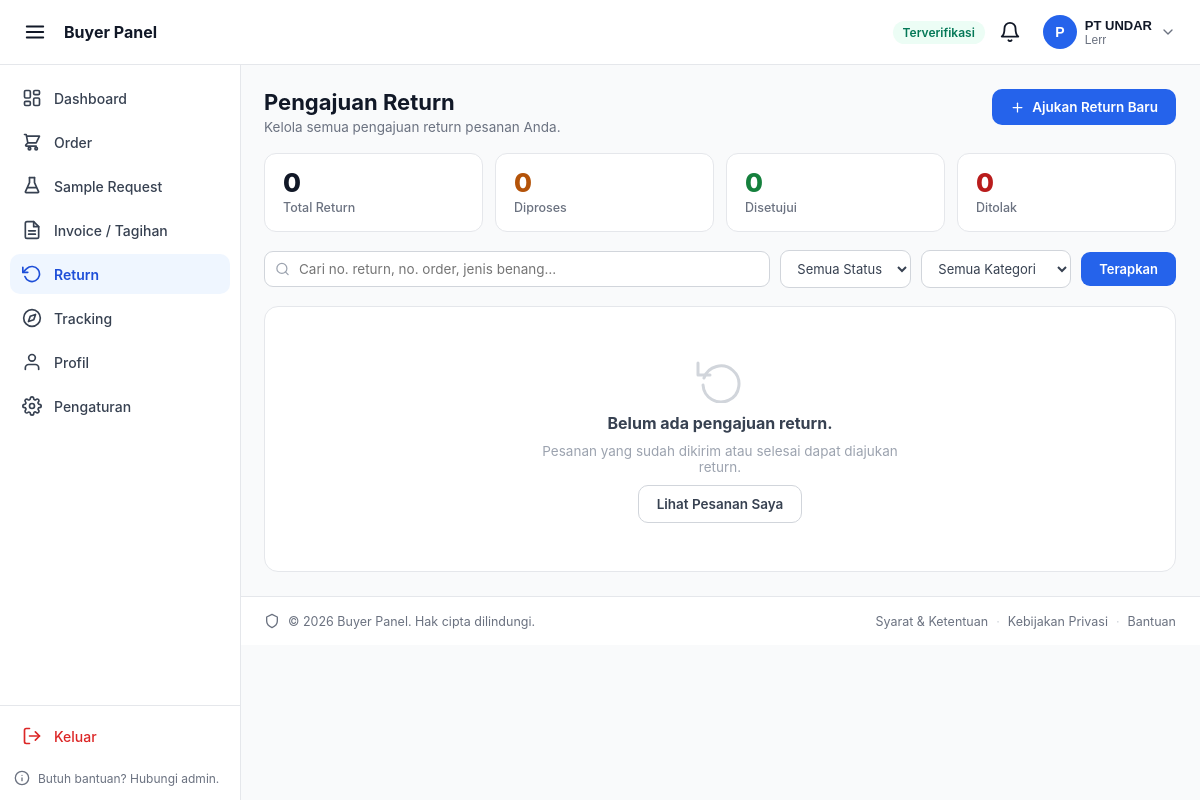
/buyer_panel/returns.php (signed in), run on an earlier commit of the app's database.
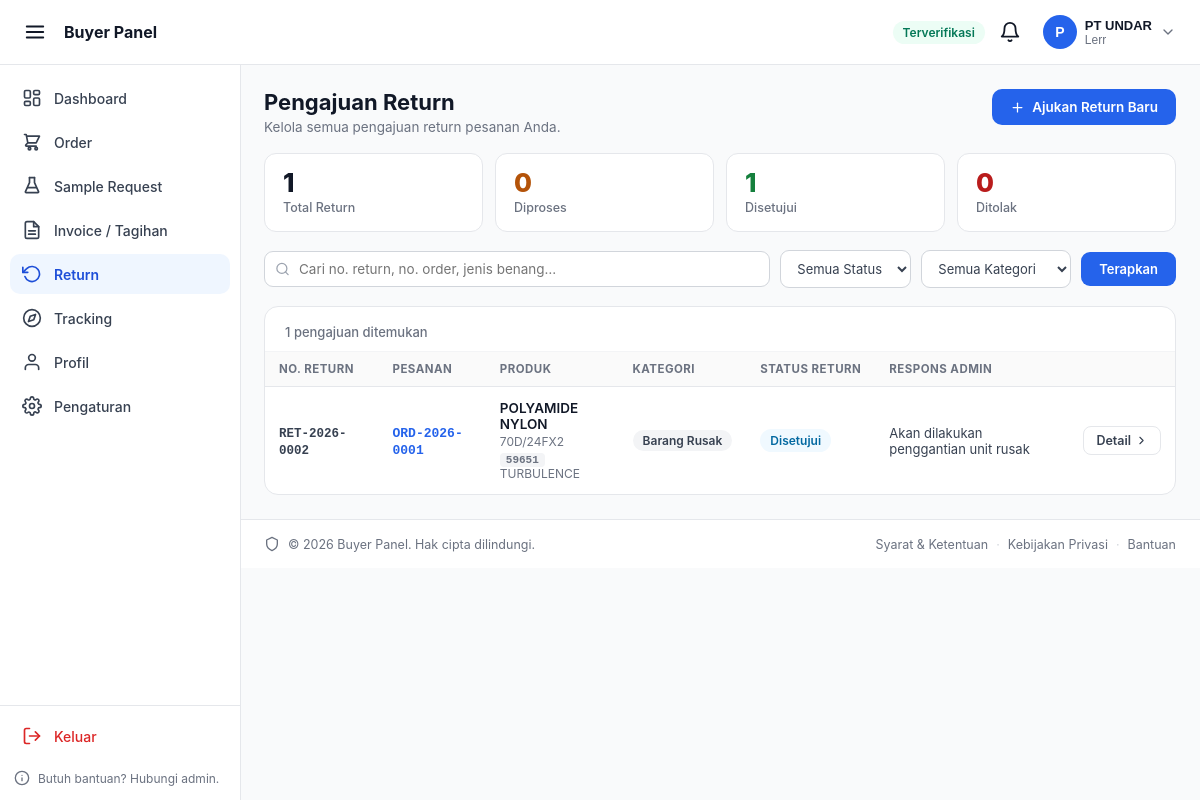
And on a later commit of the database.
### tables this page shows
CREATE TABLE `order_returns` (
  `id_return` int(11) NOT NULL,
  `id_order` int(11) NOT NULL,
  `no_return` varchar(20) NOT NULL,
  `alasan_kategori` enum('deviasi_warna','kualitas','barang_rusak','spesifikasi_salah','lainnya') NOT NULL,
  `alasan` text NOT NULL,
  `foto` varchar(255) DEFAULT NULL COMMENT 'JSON array of file paths, max 5',
  `respons_admin` text DEFAULT NULL,
  `status` enum('submitted','under_review','approved','resolved','rejected') NOT NULL DEFAULT 'submitted'
);

CREATE TABLE `orders` (
  `id_order` int(11) NOT NULL,
  `id_buyer` int(11) NOT NULL,
  `no_order` varchar(20) NOT NULL,
  `kode_warna` varchar(20) DEFAULT NULL,
  `nama_warna` varchar(100) DEFAULT NULL,
  `jenis_benang` varchar(100) NOT NULL,
  `ukuran_benang` varchar(50) DEFAULT NULL,
  `qty` int(11) NOT NULL,
  `harga_benang` decimal(15,2) NOT NULL,
  `tanggal` date NOT NULL,
  `catatan` text DEFAULT NULL,
  `status` enum('pending','processing','shipped','done','cancelled') NOT NULL DEFAULT 'pending'
);

### buyer_panel/partials/config.php (called while the page is built, shortened)
<?php
$conn = getDB();
$stmt = $conn->prepare("
    SELECT
        u.id_user,
        u.email,
        u.role,
        bp.id_buyer,
        bp.kode_pelanggan,
        bp.nama_perusahaan,
        bp.nama_pic,
        bp.no_whatsapp,
        bp.status_verifikasi,
        bp.tenor_hari,
        bp.upload_dokumen
    FROM users u
    INNER JOIN buyer_profile bp ON bp.id_user = u.id_user
    WHERE u.id_user = ?
    LIMIT 1
");
$stmt->bind_param('i', $_SESSION['user_id']);
$stmt->execute();
$currentBuyer = $stmt->get_result()->fetch_assoc();

### buyer_panel/returns.php (the view, shortened to what the changed rows need)
<?php
require_once __DIR__ . '/partials/config.php';
$idBuyer   = (int) ($currentBuyer['id_buyer'] ?? 0);
$filterStatus = $_GET['status'] ?? '';
$filterKat    = $_GET['kategori'] ?? '';
$search       = trim($_GET['q'] ?? '');
$allowedStatus = ['submitted', 'under_review', 'approved', 'resolved', 'rejected'];
$allowedKat    = ['deviasi_warna', 'kualitas', 'barang_rusak', 'spesifikasi_salah', 'lainnya'];
if (!in_array($filterStatus, $allowedStatus)) $filterStatus = '';
if (!in_array($filterKat, $allowedKat))       $filterKat    = '';
$where  = ['o.id_buyer = ?'];
$params = [$idBuyer];
$types  = 'i';
$whereSQL = 'WHERE ' . implode(' AND ', $where);
$sql = "
    SELECT r.*,
           o.no_order, o.jenis_benang, o.ukuran_benang,
           o.kode_warna, o.nama_warna, o.status AS order_status
    FROM order_returns r
    JOIN orders o ON o.id_order = r.id_order
    $whereSQL
    ORDER BY r.id_return DESC
";
$stmt = $conn->prepare($sql);
if ($types !== 'i' || count($params) > 1) {
    $stmt->bind_param($types, ...$params);
} else {
    $stmt->bind_param($types, $idBuyer);
}
$stmt->execute();
$returns = $stmt->get_result()->fetch_all(MYSQLI_ASSOC);
$statsRes = $conn->prepare("
    SELECT r.status, COUNT(*) AS cnt
    FROM order_returns r
    JOIN orders o ON o.id_order = r.id_order
    WHERE o.id_buyer = ?
    GROUP BY r.status
");
$statsRes->bind_param('i', $idBuyer);
$statsRes->execute();
$statsRaw = $statsRes->get_result()->fetch_all(MYSQLI_ASSOC);
$stats = ['total' => 0, 'submitted' => 0, 'under_review' => 0,
          'approved' => 0, 'resolved' => 0, 'rejected' => 0];
foreach ($statsRaw as $s) {
    $stats[$s['status']] = (int) $s['cnt'];
    $stats['total']     += (int) $s['cnt'];
}
function retStatusBadge(string $s): string {
    $map = [
        'submitted'    => ['Diajukan',   'badge-pending'],
        'under_review' => ['Ditinjau',   'badge-processing'],
        'approved'     => ['Disetujui',  'badge-shipped'],
        'resolved'     => ['Selesai',    'badge-done'],
        'rejected'     => ['Ditolak',    'badge-cancelled'],
    ];
    $d = $map[$s] ?? [ucfirst($s), 'badge-pending'];
    return '<span class="bp-badge ' . $d[1] . '">' . $d[0] . '</span>';
}
function retKatLabel(string $k): string {
    $map = [
        'deviasi_warna'     => 'Deviasi Warna',
        'kualitas'          => 'Kualitas',
        'barang_rusak'      => 'Barang Rusak',
        'spesifikasi_salah' => 'Spesifikasi Salah',
        'lainnya'           => 'Lainnya',
    ];
    return $map[$k] ?? ucfirst($k);
}
?>
<!DOCTYPE html>
<html lang="id">
<head>
</head>
<body>
<?php include __DIR__ . '/partials/_sidebar.php'; ?>
<div class="bp-content">
    <main class="bp-returns">
        <div class="bp-returns__heading">
            <div>
                <h1>Pengajuan Return</h1>
            </div>
        </div>
        <div class="bp-stat-grid">
            <div class="bp-stat-card">
                <div class="bp-stat-card__value"><?= $stats['total'] ?></div>
                <div class="bp-stat-card__label">Total Return</div>
            </div>
            <div class="bp-stat-card bp-stat-card--done">
                <div class="bp-stat-card__value"><?= $stats['approved'] + $stats['resolved'] ?></div>
                <div class="bp-stat-card__label">Disetujui</div>
            </div>
        </div>
        <?php if (empty($returns)): ?>
            <div class="bp-empty-card">
                <svg viewBox="0 0 24 24" fill="none" stroke="currentColor" stroke-width="1.5"
                     stroke-linecap="round" stroke-linejoin="round" width="48" height="48" class="bp-empty-card__icon">
                    <polyline points="1 4 1 10 7 10"></polyline>
                    <path d="M3.51 15a9 9 0 1 0 .49-3.51"></path>
                </svg>
                <p class="bp-empty-card__title">
                    <?= ($filterStatus || $filterKat || $search)
                        ? 'Tidak ada return yang sesuai filter.'
                        : 'Belum ada pengajuan return.' ?>
                </p>
                <p class="bp-empty-card__sub">
                    <?= ($filterStatus || $filterKat || $search)
                        ? 'Coba ubah atau reset filter pencarian.'
                        : 'Pesanan yang sudah dikirim atau selesai dapat diajukan return.' ?>
                </p>
                <?php if (!$filterStatus && !$filterKat && !$search): ?>
                    <a href="<?= BUYER_URL ?>/orders.php" class="bp-btn-secondary">Lihat Pesanan Saya</a>
                <?php endif; ?>
            </div>
        <?php else: ?>
            <div class="bp-card bp-table-card">
                <div class="bp-table-meta">
                    <span class="bp-table-count"><?= count($returns) ?> pengajuan ditemukan</span>
                </div>
                <div class="bp-table-wrap">
                    <table class="bp-table">
                        <thead>
                            <tr>
                                <th>No. Return</th>
                                <th>Pesanan</th>
                                <th>Produk</th>
                                <th>Kategori</th>
                                <th>Status Return</th>
                                <th>Respons Admin</th>
                                <th></th>
                            </tr>
                        </thead>
                        <tbody>
                            <?php foreach ($returns as $ret): ?>
                                <tr>
                                    <td data-label="No. Return">
                                        <span class="bp-mono"><?= htmlspecialchars($ret['no_return']) ?></span>
                                    </td>
                                    <td data-label="Pesanan">
                                        <a href="<?= BUYER_URL ?>/orders-detail.php?id=<?= $ret['id_order'] ?>"
                                           class="bp-link">
                                            <?= htmlspecialchars($ret['no_order']) ?>
                                        </a>
                                    </td>
                                    <td data-label="Produk">
                                        <div class="bp-product-cell">
                                            <span class="bp-product-name"><?= htmlspecialchars($ret['jenis_benang']) ?></span>
                                            <?php if ($ret['ukuran_benang']): ?>
                                                <span class="bp-product-sub"><?= htmlspecialchars($ret['ukuran_benang']) ?></span>
                                            <?php endif; ?>
                                            <?php if ($ret['kode_warna'] || $ret['nama_warna']): ?>
                                                <span class="bp-product-sub">
                                                    <?php if ($ret['kode_warna']): ?>
                                                        <span class="bp-color-code"><?= htmlspecialchars($ret['kode_warna']) ?></span>
                                                    <?php endif; ?>
                                                    <?= htmlspecialchars($ret['nama_warna'] ?? '') ?>
                                                </span>
                                            <?php endif; ?>
                                        </div>
                                    </td>
                                    <td data-label="Kategori">
                                        <span class="bp-kat-chip"><?= retKatLabel($ret['alasan_kategori']) ?></span>
                                    </td>
                                    <td data-label="Status Return">
                                        <?= retStatusBadge($ret['status']) ?>
                                    </td>
                                    <td data-label="Respons Admin">
                                        <?php if ($ret['respons_admin']): ?>
                                            <span class="bp-respons-snippet"
                                                  title="<?= htmlspecialchars($ret['respons_admin']) ?>">
                                                <?= htmlspecialchars(mb_strimwidth($ret['respons_admin'], 0, 45, '…')) ?>
                                            </span>
                                        <?php else: ?>
                                            <span class="bp-no-respons">—</span>
                                        <?php endif; ?>
                                    </td>
                                    <td class="bp-table__action">
                                        <a href="<?= BUYER_URL ?>/returns-detail.php?id=<?= $ret['id_return'] ?>"
                                           class="bp-btn-detail">
                                            Detail
                                            <svg viewBox="0 0 24 24" fill="none" stroke="currentColor"
                                                 stroke-width="2" stroke-linecap="round" stroke-linejoin="round"
                                                 width="13" height="13">
                                                <polyline points="9 18 15 12 9 6"></polyline>
                                            </svg>
                                        </a>
                                    </td>
                                </tr>
                            <?php endforeach; ?>
                        </tbody>
                    </table>
                </div>
            </div>
        <?php endif; ?>
    </main>
</div>
</body>
</html>

### buyer_panel/partials/_sidebar.php (shortened to what the changed rows need)
<?php
$bpCurrentPage = basename($_SERVER['SCRIPT_NAME']);
?>
<aside class="bp-sidebar" id="bpSidebar">
    <nav class="bp-sidebar__nav">
        <ul class="bp-sidebar__list">
            <?php foreach ($bpMenuItems as $item): ?>
                <?php $isActive = in_array($bpCurrentPage, $item['match'], true); ?>
                <li class="bp-sidebar__item">
                    <a href="<?= htmlspecialchars($item['href']) ?>"
                       class="bp-sidebar__link <?= $isActive ? 'is-active' : '' ?>"
                       <?= $isActive ? 'aria-current="page"' : '' ?>>
                        <svg class="bp-sidebar__icon" viewBox="0 0 24 24" fill="none" stroke="currentColor" stroke-width="2" stroke-linecap="round" stroke-linejoin="round" width="20" height="20">
                            <?= $item['icon'] ?>
                        </svg>
                        <span class="bp-sidebar__label"><?= htmlspecialchars($item['label']) ?></span>
                    </a>
                </li>
            <?php endforeach; ?>
        </ul>
    </nav>
</aside>

What changed in the data, as far as the page shows it:
added order_returns: no_return "RET-2026-0002", id_order.no_order "ORD-2026-0001", id_order.jenis_benang "POLYAMIDE NYLON", id_order.ukuran_benang "70D/24FX2", id_order.kode_warna "59651", id_order.nama_warna "TURBULENCE", alasan_kategori "Barang Rusak", status "Disetujui", respons_admin "Akan dilakukan penggantian unit rusak"
Also different on the page:
$stats['total']: "0" → "1"
$stats['approved'] + $stats['resolved']: "0" → "1"
count($returns): (not shown) → "1"
text no longer shown: "Belum ada pengajuan return. Pesanan yang sudah dikirim atau selesai dapat diajukan return. Lihat Pesanan Saya"
text now shown: "pengajuan ditemukan NO. RETURN PESANAN PRODUK KATEGORI STATUS RETURN RESPONS ADMIN"
